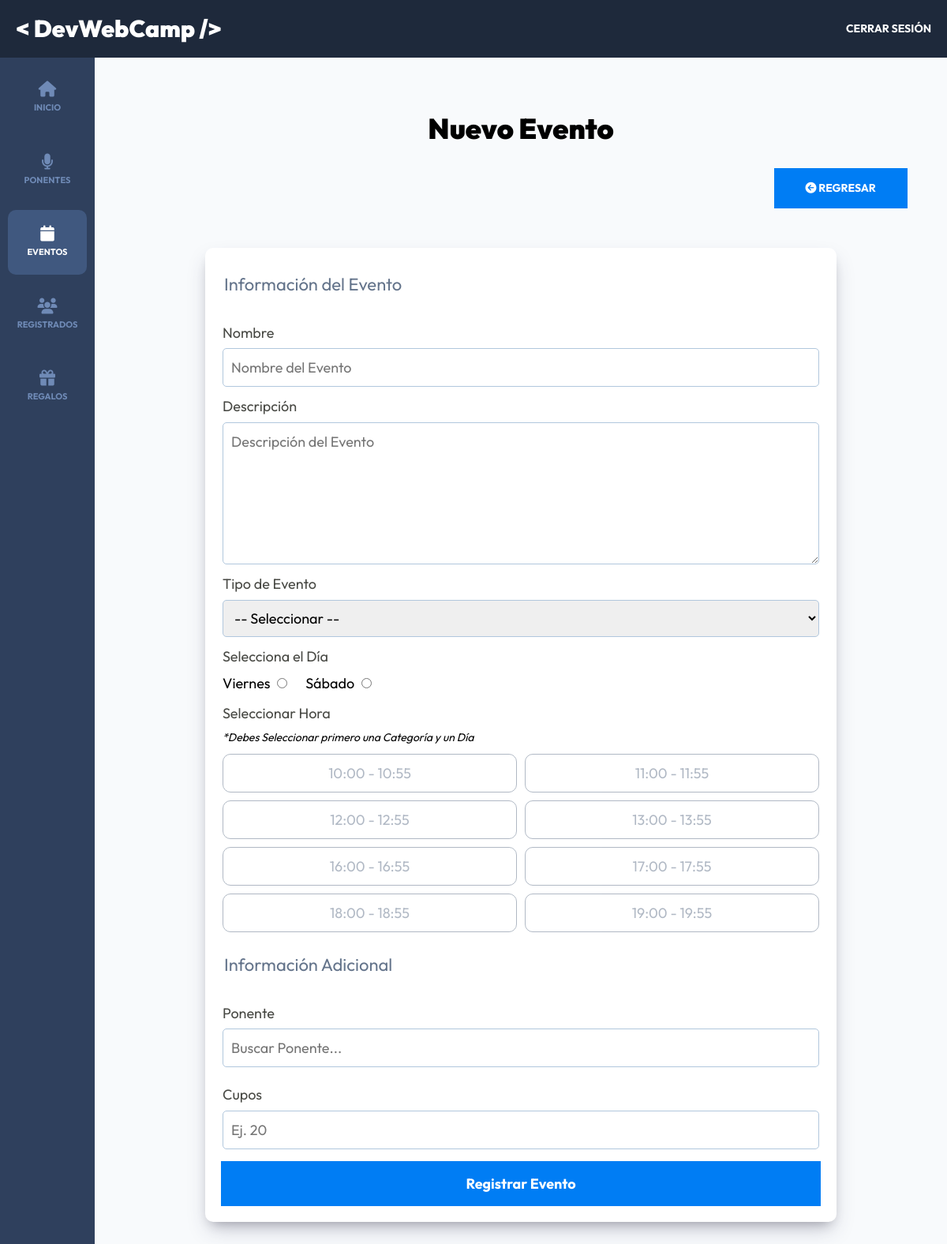
/admin/eventos/crear (signed in), run on the app's committed database.
### tables this page shows
CREATE TABLE `dias` (
  `id` int NOT NULL AUTO_INCREMENT,
  `nombre` varchar(15) DEFAULT NULL,
  PRIMARY KEY (`id`)
);

CREATE TABLE `horas` (
  `id` int NOT NULL AUTO_INCREMENT,
  `hora` varchar(13) DEFAULT NULL,
  PRIMARY KEY (`id`)
);

### controllers/EventosController.php (called while the page is built, shortened)
<?php
class EventosController
{
  public static function crear(Router $router)
  {
    $alertas = [];
    $categorias = Categoria::all('ASC');
    $dias = Dia::all('ASC');
    $horas = Hora::all('ASC');
    $evento = new Evento();
    $router->render('admin/eventos/crear', [
      'titulo' => 'Nuevo Evento',
      'alertas' => $alertas,
      'categorias' => $categorias,
      'dias' => $dias,
      'horas' => $horas,
      'evento' => $evento
    ]);
  }
}

### public/index.php (called while the page is built, shortened)
<?php
$router = new Router();
$router->get('/login', [AuthController::class, 'login']);
$router->post('/login', [AuthController::class, 'login']);
$router->post('/logout', [AuthController::class, 'logout']);
$router->get('/registro', [AuthController::class, 'registro']);
$router->post('/registro', [AuthController::class, 'registro']);
$router->get('/olvide', [AuthController::class, 'olvide']);
$router->post('/olvide', [AuthController::class, 'olvide']);
$router->get('/recuperar', [AuthController::class, 'recuperar']);
$router->post('/recuperar', [AuthController::class, 'recuperar']);
$router->get('/mensaje', [AuthController::class, 'mensaje']);
$router->get('/confirmar-cuenta', [AuthController::class, 'confirmar']);
$router->get('/', [PaginasController::class, 'index']);
$router->get('/devwebcamp', [PaginasController::class, 'evento']);
$router->get('/paquetes', [PaginasController::class, 'paquetes']);
$router->get('/workshops-conferencias', [PaginasController::class, 'conferencias']);
$router->get('/404', [PaginasController::class, 'error']);
$router->get('/finalizar-registro', [RegistroController::class, 'crear']);
$router->get('/finalizar-registro/conferencias', [RegistroController::class, 'conferencias']);
$router->post('/finalizar-registro/gratis', [RegistroController::class, 'gratis']);
$router->post('/finalizar-registro/pagar', [RegistroController::class, 'pagar']);
$router->post('/finalizar-registro/conferencias', [RegistroController::class, 'conferencias']);
$router->get('/boleto', [RegistroController::class, 'boleto']);
$router->get('/admin/dashboard', [DashboardController::class, 'index']);
$router->get('/admin/ponentes', [PonentesController::class, 'index']);
$router->get('/admin/ponentes/crear', [PonentesController::class, 'crear']);
$router->get('/admin/ponentes/editar', [PonentesController::class, 'editar']);
$router->post('/admin/ponentes/crear', [PonentesController::class, 'crear']);
$router->post('/admin/ponentes/editar', [PonentesController::class, 'editar']);
$router->post('/admin/ponentes/eliminar', [PonentesController::class, 'eliminar']);
$router->get('/admin/eventos', [EventosController::class, 'index']);
$router->get('/admin/eventos/crear', [EventosController::class, 'crear']);
$router->get('/admin/eventos/editar', [EventosController::class, 'editar']);
$router->post('/admin/eventos/crear', [EventosController::class, 'crear']);
$router->post('/admin/eventos/editar', [EventosController::class, 'editar']);
$router->post('/admin/eventos/eliminar', [EventosController::class, 'eliminar']);
$router->get('/admin/registrados', [RegistradosController::class, 'index']);
$router->get('/admin/regalos', [RegalosController::class, 'index']);
$router->get('/api/eventos-horario', [APIEventos::class, 'index']);
$router->get('/api/ponentes', [APIPonentes::class, 'index']);
$router->get('/api/ponente', [APIPonentes::class, 'ponente']);
$router->get('/api/regalos', [APIRegalos::class, 'index']);
$router->comprobarRutas();

### models/Evento.php (called while the page is built, shortened)
<?php
class Evento extends ActiveRecord
{
  public function __construct($args = [])
  {
    $this->nombre = $args['nombre'] ?? '';
    $this->disponibles = $args['disponibles'] ?? '';
    $this->dia_id = $args['dia_id'] ?? '';
  }
}

### models/ActiveRecord.php (called while the page is built, shortened)
<?php
class ActiveRecord
{
  protected static $db;
  protected static $tabla = '';
  public static function setDB($database)
  {
    self::$db = $database;
  }
  public static function consultarSQL($query)
  {
    $resultado = self::$db->query($query);
    $array = [];
    while($registro = $resultado->fetch_assoc()) {
      $array[] = static::crearObjeto($registro);
    }
    return $array;
  }
  protected static function crearObjeto($registro)
  {
    $objeto = new static;
    foreach($registro as $key => $value ) {
      if(property_exists( $objeto, $key  )) {
        $objeto->$key = $value;
      }
    }
    return $objeto;
  }
  public static function all($orden = 'DESC')
  {
    $query = "SELECT * FROM " . static::$tabla . " ORDER BY id {$orden}";
    $resultado = self::consultarSQL($query);
    return $resultado;
  }
}

### views/admin/eventos/formulario.php (the view, shortened to what this page needs)
<fieldset class="formulario__fieldset">
  <legend class="formulario__legend">Información del Evento</legend>
  <div class="formulario__campo">
    <label for="nombre" class="formulario__label">Nombre</label>
    <input
      id="nombre"
      name="nombre"
      type="text"
      class="formulario__input"
      placeholder="Nombre del Evento"
      value="<?php echo $evento->nombre ?? ''; ?>"
    >
  </div>
  <div class="formulario__campo">
    <label for="descripcion" class="formulario__label">Descripción</label>
    <textarea
      id="descripcion"
      name="descripcion"
      class="formulario__input"
      placeholder="Descripción del Evento"
    ><?php echo $evento->descripcion ?? ''; ?></textarea>
  </div>
  <div class="formulario__campo">
    <label for="categoria" class="formulario__label">Tipo de Evento</label>
    <select
      id="categoria"
      name="categoria_id"
      class="formulario__select"
    >
      <option value="" disabled selected>-- Seleccionar --</option>
    </select>
  </div>
  <div class="formulario__campo">
    <label for="categoria" class="formulario__label">Selecciona el Día</label>
    <div class="formulario__radio">
      <?php foreach ($dias as $dia) : ?>
      <div>
        <label for="<?php echo strtolower($dia->nombre); ?>"><?php echo $dia->nombre; ?></label>
        <input
          id="<?php echo strtolower($dia->nombre); ?>"
          name="dia"
          type="radio"
          value="<?php echo $dia->id; ?>"
          <?php echo ($evento->dia_id === $dia->id) ? 'checked' : ''; ?>
        >
      </div>
      <?php endforeach; ?>
    </div>
  </div>
  <div id="horas" class="formulario__campo">
    <label class="formulario__label">Seleccionar Hora</label>
    <p class="formulario__p">*Debes Seleccionar primero una Categoría y un Día</p>
    <ul class="horas">
      <?php foreach ($horas as $hora) : ?>
        <li
          data-hora-id="<?php echo $hora->id; ?>"
          class="horas__hora horas__hora--deshabilitada"
        >
          <?php echo $hora->hora; ?>
        </li>
      <?php endforeach; ?>
    </ul>
  </div>
</fieldset>
<fieldset class="formulario__fieldset">
  <legend class="formulario__legend">Información Adicional</legend>
  <div class="formulario__campo">
    <label for="ponentes" class="formulario__label">Ponente</label>
    <input
      id="ponentes"
      type="text"
      class="formulario__input"
      placeholder="Buscar Ponente..."
    >
  </div>
  <div class="formulario__campo">
    <label for="disponibles" class="formulario__label">Cupos</label>
    <input
      id="disponibles"
      name="disponibles"
      type="number"
      min="1"
      class="formulario__input"
      placeholder="Ej. 20"
      value="<?php echo $evento->disponibles; ?>"
    >
  </div>
</fieldset>

### public/build/css/app.css (style rules this page uses)
.dashboard { background-color:#f8fafc;display:flex;flex-direction:column;height:100% }
*,:after,:before { box-sizing:border-box }
html { -moz-text-size-adjust:none;-webkit-text-size-adjust:none;text-size-adjust:none;font-size:10px }
blockquote,body,dd,dl,figure,h1,h2,h3,h4,p { margin:0 }
body { line-height:1.5;min-height:100vh }
button,h1,h2,h3,h4,input,label { line-height:1.1 }
button,input,select,textarea { font:inherit }
textarea:not([rows]) { min-height:10em }
html { box-sizing:border-box;font-size:62.5%;height:100% }
*,:after,:before { box-sizing:inherit }
body { font-family:Outfit,sans-serif;font-size:1.8rem }
.formulario__fieldset { border:none;margin-top:1rem;padding:0 }
.formulario__legend { color:#64748b;font-size:2.2rem;margin-bottom:2rem }
.formulario__campo { display:flex;flex-direction:column;gap:1rem;margin:1.5rem 0 }
.formulario__label { color:rgba(26,27,21,.8);display:block;font-size:1.8rem }
.formulario__input,.formulario__input--sociales,.formulario__select,.formulario__select--sociales { border:.1rem solid #b1c7dd;border-radius:.5rem;padding:1rem }
.formulario__radio { accent-color:#007df4;display:flex;gap:2rem }
.formulario__p { font-size:1.4rem;font-style:italic }
.horas { display:grid;gap:1rem;grid-template-columns:repeat(1,1fr);list-style:none;margin:0;padding:0 }
@media (min-width:768px) { .horas { display:grid;gap:1rem;grid-template-columns:repeat(2,1fr) } }
.horas__hora,.horas__hora--deshabilitada,.horas__hora--seleccionada { border:.1rem solid #007df4;border-radius:1rem;color:#007df4;padding:1rem;text-align:center }
.horas__hora--deshabilitada { border:.1rem solid #64748b;color:#64748b;opacity:.5 }

### data on the page
dias: nombre "Viernes", dia "☐ Viernes"
dias: nombre "Sábado", dia "☐ Sábado"
horas: hora "10:00 - 10:55"
horas: hora "11:00 - 11:55"
horas: hora "12:00 - 12:55"
horas: hora "13:00 - 13:55"
horas: hora "16:00 - 16:55"
horas: hora "17:00 - 17:55"
horas: hora "18:00 - 18:55"
horas: hora "19:00 - 19:55"

### other printed values
$titulo "Nuevo Evento"
